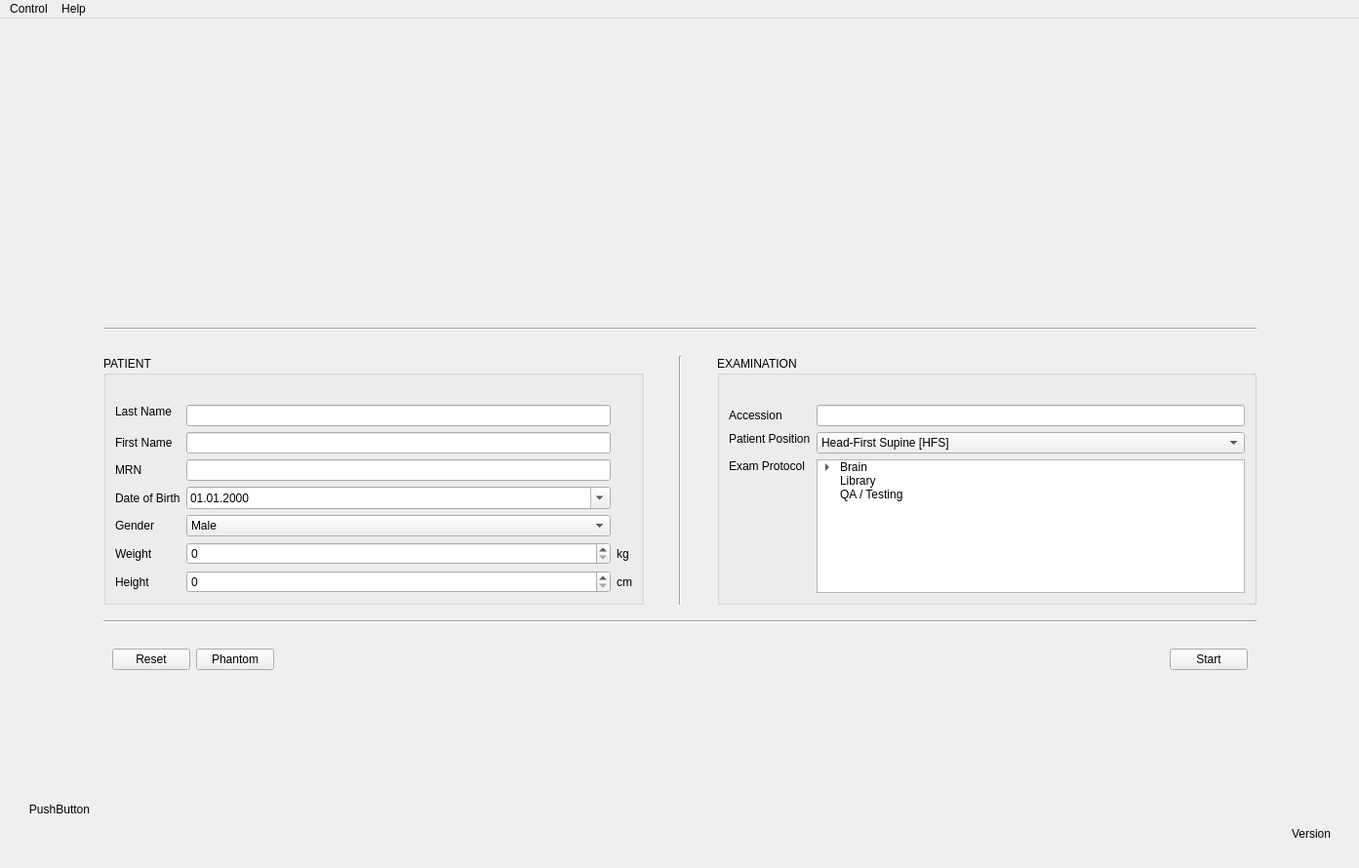
<?xml version="1.0" encoding="UTF-8"?>
<ui version="4.0">
 <class>MainWindow</class>
 <widget class="QMainWindow" name="MainWindow">
  <property name="geometry">
   <rect>
    <x>0</x>
    <y>0</y>
    <width>1393</width>
    <height>890</height>
   </rect>
  </property>
  <property name="windowTitle">
   <string>MainWindow</string>
  </property>
  <widget class="QWidget" name="centralwidget">
   <layout class="QVBoxLayout" name="verticalLayout_3">
    <item>
     <spacer name="verticalSpacer">
      <property name="orientation">
       <enum>Qt::Vertical</enum>
      </property>
      <property name="sizeHint" stdset="0">
       <size>
        <width>20</width>
        <height>250</height>
       </size>
      </property>
     </spacer>
    </item>
    <item>
     <layout class="QHBoxLayout" name="horizontalLayout_2">
      <item>
       <spacer name="horizontalSpacer">
        <property name="orientation">
         <enum>Qt::Horizontal</enum>
        </property>
        <property name="sizeHint" stdset="0">
         <size>
          <width>40</width>
          <height>20</height>
         </size>
        </property>
       </spacer>
      </item>
      <item>
       <widget class="QFrame" name="frame">
        <property name="frameShape">
         <enum>QFrame::NoFrame</enum>
        </property>
        <property name="frameShadow">
         <enum>QFrame::Plain</enum>
        </property>
        <property name="lineWidth">
         <number>0</number>
        </property>
        <layout class="QVBoxLayout" name="verticalLayout">
         <item>
          <layout class="QHBoxLayout" name="horizontalLayout">
           <item>
            <spacer name="horizontalSpacer_3">
             <property name="orientation">
              <enum>Qt::Horizontal</enum>
             </property>
             <property name="sizeHint" stdset="0">
              <size>
               <width>40</width>
               <height>20</height>
              </size>
             </property>
            </spacer>
           </item>
           <item>
            <widget class="QLabel" name="logoLabel">
             <property name="minimumSize">
              <size>
               <width>600</width>
               <height>144</height>
              </size>
             </property>
             <property name="maximumSize">
              <size>
               <width>600</width>
               <height>144</height>
              </size>
             </property>
             <property name="text">
              <string/>
             </property>
             <property name="pixmap">
              <pixmap>../assets/mri4all_logo.png</pixmap>
             </property>
             <property name="scaledContents">
              <bool>true</bool>
             </property>
            </widget>
           </item>
           <item>
            <spacer name="horizontalSpacer_4">
             <property name="orientation">
              <enum>Qt::Horizontal</enum>
             </property>
             <property name="sizeHint" stdset="0">
              <size>
               <width>40</width>
               <height>20</height>
              </size>
             </property>
            </spacer>
           </item>
          </layout>
         </item>
         <item>
          <spacer name="verticalSpacer_4">
           <property name="orientation">
            <enum>Qt::Vertical</enum>
           </property>
           <property name="sizeType">
            <enum>QSizePolicy::Fixed</enum>
           </property>
           <property name="sizeHint" stdset="0">
            <size>
             <width>20</width>
             <height>2</height>
            </size>
           </property>
          </spacer>
         </item>
         <item>
          <widget class="QFrame" name="frame_2">
           <property name="minimumSize">
            <size>
             <width>1200</width>
             <height>0</height>
            </size>
           </property>
           <property name="frameShape">
            <enum>QFrame::NoFrame</enum>
           </property>
           <property name="frameShadow">
            <enum>QFrame::Raised</enum>
           </property>
           <property name="lineWidth">
            <number>0</number>
           </property>
           <layout class="QVBoxLayout" name="verticalLayout_2">
            <item>
             <spacer name="verticalSpacer_3">
              <property name="orientation">
               <enum>Qt::Vertical</enum>
              </property>
              <property name="sizeType">
               <enum>QSizePolicy::Minimum</enum>
              </property>
              <property name="sizeHint" stdset="0">
               <size>
                <width>20</width>
                <height>50</height>
               </size>
              </property>
             </spacer>
            </item>
            <item>
             <widget class="Line" name="line_2">
              <property name="orientation">
               <enum>Qt::Horizontal</enum>
              </property>
             </widget>
            </item>
            <item>
             <layout class="QHBoxLayout" name="horizontalLayout_4">
              <property name="topMargin">
               <number>20</number>
              </property>
              <property name="bottomMargin">
               <number>10</number>
              </property>
              <item>
               <widget class="QGroupBox" name="patientGroupBox">
                <property name="sizePolicy">
                 <sizepolicy hsizetype="MinimumExpanding" vsizetype="Preferred">
                  <horstretch>0</horstretch>
                  <verstretch>0</verstretch>
                 </sizepolicy>
                </property>
                <property name="mouseTracking">
                 <bool>false</bool>
                </property>
                <property name="title">
                 <string>PATIENT</string>
                </property>
                <property name="alignment">
                 <set>Qt::AlignLeading|Qt::AlignLeft|Qt::AlignTop</set>
                </property>
                <property name="flat">
                 <bool>true</bool>
                </property>
                <layout class="QGridLayout" name="gridLayout">
                 <property name="topMargin">
                  <number>30</number>
                 </property>
                 <item row="4" column="0">
                  <widget class="QLabel" name="label_7">
                   <property name="text">
                    <string>Gender</string>
                   </property>
                  </widget>
                 </item>
                 <item row="5" column="3">
                  <widget class="QLabel" name="label_9">
                   <property name="text">
                    <string>kg</string>
                   </property>
                  </widget>
                 </item>
                 <item row="5" column="0">
                  <widget class="QLabel" name="label_8">
                   <property name="text">
                    <string>Weight</string>
                   </property>
                  </widget>
                 </item>
                 <item row="2" column="2">
                  <widget class="QLineEdit" name="lineEdit_3">
                   <property name="inputMask">
                    <string>NNNNNNNNNNNNNNNN</string>
                   </property>
                  </widget>
                 </item>
                 <item row="2" column="0">
                  <widget class="QLabel" name="label_5">
                   <property name="text">
                    <string>MRN</string>
                   </property>
                  </widget>
                 </item>
                 <item row="5" column="2">
                  <widget class="QSpinBox" name="spinBox">
                   <property name="maximum">
                    <number>800</number>
                   </property>
                  </widget>
                 </item>
                 <item row="4" column="2">
                  <widget class="QComboBox" name="comboBox_2">
                   <item>
                    <property name="text">
                     <string>Male</string>
                    </property>
                   </item>
                   <item>
                    <property name="text">
                     <string>Female</string>
                    </property>
                   </item>
                   <item>
                    <property name="text">
                     <string>Other</string>
                    </property>
                   </item>
                  </widget>
                 </item>
                 <item row="1" column="2">
                  <widget class="QLineEdit" name="lineEdit"/>
                 </item>
                 <item row="3" column="0">
                  <widget class="QLabel" name="label_6">
                   <property name="text">
                    <string>Date of Birth</string>
                   </property>
                  </widget>
                 </item>
                 <item row="0" column="0">
                  <widget class="QLabel" name="label_2">
                   <property name="text">
                    <string>Last Name</string>
                   </property>
                   <property name="alignment">
                    <set>Qt::AlignLeading|Qt::AlignLeft|Qt::AlignTop</set>
                   </property>
                  </widget>
                 </item>
                 <item row="3" column="2">
                  <widget class="QDateEdit" name="dobEdit">
                   <property name="displayFormat">
                    <string>dd.MM.yyyy</string>
                   </property>
                   <property name="calendarPopup">
                    <bool>true</bool>
                   </property>
                  </widget>
                 </item>
                 <item row="1" column="0">
                  <widget class="QLabel" name="label">
                   <property name="text">
                    <string>First Name</string>
                   </property>
                  </widget>
                 </item>
                 <item row="0" column="2">
                  <widget class="QLineEdit" name="lineEdit_2"/>
                 </item>
                 <item row="7" column="0">
                  <spacer name="verticalSpacer_6">
                   <property name="orientation">
                    <enum>Qt::Vertical</enum>
                   </property>
                   <property name="sizeHint" stdset="0">
                    <size>
                     <width>20</width>
                     <height>40</height>
                    </size>
                   </property>
                  </spacer>
                 </item>
                 <item row="6" column="0">
                  <widget class="QLabel" name="label_10">
                   <property name="text">
                    <string>Height</string>
                   </property>
                  </widget>
                 </item>
                 <item row="6" column="2">
                  <widget class="QSpinBox" name="spinBox_2">
                   <property name="maximum">
                    <number>300</number>
                   </property>
                  </widget>
                 </item>
                 <item row="6" column="3">
                  <widget class="QLabel" name="label_11">
                   <property name="text">
                    <string>cm</string>
                   </property>
                  </widget>
                 </item>
                </layout>
               </widget>
              </item>
              <item>
               <spacer name="horizontalSpacer_7">
                <property name="orientation">
                 <enum>Qt::Horizontal</enum>
                </property>
                <property name="sizeType">
                 <enum>QSizePolicy::Minimum</enum>
                </property>
                <property name="sizeHint" stdset="0">
                 <size>
                  <width>30</width>
                  <height>20</height>
                 </size>
                </property>
               </spacer>
              </item>
              <item>
               <widget class="Line" name="line_3">
                <property name="orientation">
                 <enum>Qt::Vertical</enum>
                </property>
               </widget>
              </item>
              <item>
               <spacer name="horizontalSpacer_6">
                <property name="orientation">
                 <enum>Qt::Horizontal</enum>
                </property>
                <property name="sizeType">
                 <enum>QSizePolicy::Minimum</enum>
                </property>
                <property name="sizeHint" stdset="0">
                 <size>
                  <width>30</width>
                  <height>20</height>
                 </size>
                </property>
               </spacer>
              </item>
              <item>
               <widget class="QGroupBox" name="examGroupBox">
                <property name="sizePolicy">
                 <sizepolicy hsizetype="MinimumExpanding" vsizetype="Preferred">
                  <horstretch>0</horstretch>
                  <verstretch>0</verstretch>
                 </sizepolicy>
                </property>
                <property name="title">
                 <string>EXAMINATION</string>
                </property>
                <property name="alignment">
                 <set>Qt::AlignLeading|Qt::AlignLeft|Qt::AlignTop</set>
                </property>
                <property name="flat">
                 <bool>true</bool>
                </property>
                <layout class="QGridLayout" name="gridLayout_2">
                 <property name="topMargin">
                  <number>30</number>
                 </property>
                 <item row="2" column="1">
                  <widget class="QTreeWidget" name="treeWidget">
                   <property name="showDropIndicator" stdset="0">
                    <bool>false</bool>
                   </property>
                   <property name="alternatingRowColors">
                    <bool>false</bool>
                   </property>
                   <property name="selectionBehavior">
                    <enum>QAbstractItemView::SelectItems</enum>
                   </property>
                   <property name="indentation">
                    <number>20</number>
                   </property>
                   <property name="rootIsDecorated">
                    <bool>true</bool>
                   </property>
                   <property name="uniformRowHeights">
                    <bool>false</bool>
                   </property>
                   <property name="itemsExpandable">
                    <bool>true</bool>
                   </property>
                   <property name="animated">
                    <bool>false</bool>
                   </property>
                   <property name="allColumnsShowFocus">
                    <bool>false</bool>
                   </property>
                   <property name="columnCount">
                    <number>1</number>
                   </property>
                   <attribute name="headerVisible">
                    <bool>false</bool>
                   </attribute>
                   <column>
                    <property name="text">
                     <string>1</string>
                    </property>
                   </column>
                   <item>
                    <property name="text">
                     <string>Brain</string>
                    </property>
                    <item>
                     <property name="text">
                      <string>Rapid</string>
                     </property>
                    </item>
                    <item>
                     <property name="text">
                      <string>Comprehensive</string>
                     </property>
                    </item>
                   </item>
                   <item>
                    <property name="text">
                     <string>Library</string>
                    </property>
                   </item>
                   <item>
                    <property name="text">
                     <string>QA / Testing</string>
                    </property>
                   </item>
                  </widget>
                 </item>
                 <item row="2" column="0">
                  <widget class="QLabel" name="label_4">
                   <property name="text">
                    <string>Exam Protocol</string>
                   </property>
                   <property name="alignment">
                    <set>Qt::AlignLeading|Qt::AlignLeft|Qt::AlignTop</set>
                   </property>
                  </widget>
                 </item>
                 <item row="1" column="0">
                  <widget class="QLabel" name="label_3">
                   <property name="text">
                    <string>Patient Position</string>
                   </property>
                   <property name="alignment">
                    <set>Qt::AlignLeading|Qt::AlignLeft|Qt::AlignTop</set>
                   </property>
                  </widget>
                 </item>
                 <item row="1" column="1">
                  <widget class="QComboBox" name="comboBox">
                   <item>
                    <property name="text">
                     <string>Head-First Supine [HFS]</string>
                    </property>
                   </item>
                   <item>
                    <property name="text">
                     <string>Head-First Prone [HFP]</string>
                    </property>
                   </item>
                   <item>
                    <property name="text">
                     <string>Head-First Decubitus Left [HFDL]</string>
                    </property>
                   </item>
                   <item>
                    <property name="text">
                     <string>Head-First Decubitus Right [HFDR]</string>
                    </property>
                   </item>
                   <item>
                    <property name="text">
                     <string>Feet-First Supine [FFS]</string>
                    </property>
                   </item>
                   <item>
                    <property name="text">
                     <string>Feet-First Prone [FFP]</string>
                    </property>
                   </item>
                   <item>
                    <property name="text">
                     <string>Feet-First Decubitus Left [FFDL]</string>
                    </property>
                   </item>
                   <item>
                    <property name="text">
                     <string>Feet-First Decubitus Right [FFDR]</string>
                    </property>
                   </item>
                  </widget>
                 </item>
                 <item row="0" column="0">
                  <widget class="QLabel" name="label_12">
                   <property name="text">
                    <string>Accession</string>
                   </property>
                  </widget>
                 </item>
                 <item row="0" column="1">
                  <widget class="QLineEdit" name="lineEdit_4">
                   <property name="inputMask">
                    <string>NNNNNNNNNNNNNNNN</string>
                   </property>
                  </widget>
                 </item>
                </layout>
               </widget>
              </item>
             </layout>
            </item>
            <item>
             <widget class="Line" name="line">
              <property name="orientation">
               <enum>Qt::Horizontal</enum>
              </property>
             </widget>
            </item>
            <item>
             <spacer name="verticalSpacer_5">
              <property name="orientation">
               <enum>Qt::Vertical</enum>
              </property>
              <property name="sizeType">
               <enum>QSizePolicy::Fixed</enum>
              </property>
              <property name="sizeHint" stdset="0">
               <size>
                <width>20</width>
                <height>20</height>
               </size>
              </property>
             </spacer>
            </item>
            <item>
             <layout class="QHBoxLayout" name="horizontalLayout_3">
              <property name="leftMargin">
               <number>9</number>
              </property>
              <property name="rightMargin">
               <number>9</number>
              </property>
              <item>
               <widget class="QPushButton" name="resetButton">
                <property name="text">
                 <string>Reset</string>
                </property>
               </widget>
              </item>
              <item>
               <widget class="QPushButton" name="phantomButton">
                <property name="minimumSize">
                 <size>
                  <width>0</width>
                  <height>0</height>
                 </size>
                </property>
                <property name="text">
                 <string>Phantom</string>
                </property>
                <property name="flat">
                 <bool>false</bool>
                </property>
               </widget>
              </item>
              <item>
               <spacer name="horizontalSpacer_5">
                <property name="orientation">
                 <enum>Qt::Horizontal</enum>
                </property>
                <property name="sizeHint" stdset="0">
                 <size>
                  <width>40</width>
                  <height>20</height>
                 </size>
                </property>
               </spacer>
              </item>
              <item>
               <widget class="QPushButton" name="registerButton">
                <property name="minimumSize">
                 <size>
                  <width>0</width>
                  <height>0</height>
                 </size>
                </property>
                <property name="maximumSize">
                 <size>
                  <width>16777215</width>
                  <height>16777215</height>
                 </size>
                </property>
                <property name="text">
                 <string>Start</string>
                </property>
                <property name="flat">
                 <bool>false</bool>
                </property>
               </widget>
              </item>
             </layout>
            </item>
           </layout>
          </widget>
         </item>
        </layout>
       </widget>
      </item>
      <item>
       <spacer name="horizontalSpacer_2">
        <property name="orientation">
         <enum>Qt::Horizontal</enum>
        </property>
        <property name="sizeHint" stdset="0">
         <size>
          <width>40</width>
          <height>20</height>
         </size>
        </property>
       </spacer>
      </item>
     </layout>
    </item>
    <item>
     <spacer name="verticalSpacer_2">
      <property name="orientation">
       <enum>Qt::Vertical</enum>
      </property>
      <property name="sizeHint" stdset="0">
       <size>
        <width>20</width>
        <height>249</height>
       </size>
      </property>
     </spacer>
    </item>
    <item>
     <widget class="QFrame" name="footerFrame">
      <property name="frameShape">
       <enum>QFrame::NoFrame</enum>
      </property>
      <property name="frameShadow">
       <enum>QFrame::Raised</enum>
      </property>
      <property name="lineWidth">
       <number>0</number>
      </property>
      <layout class="QHBoxLayout" name="horizontalLayout_5">
       <property name="leftMargin">
        <number>20</number>
       </property>
       <property name="topMargin">
        <number>0</number>
       </property>
       <property name="rightMargin">
        <number>20</number>
       </property>
       <property name="bottomMargin">
        <number>0</number>
       </property>
       <item>
        <widget class="QPushButton" name="powerButton">
         <property name="minimumSize">
          <size>
           <width>64</width>
           <height>64</height>
          </size>
         </property>
         <property name="maximumSize">
          <size>
           <width>64</width>
           <height>64</height>
          </size>
         </property>
         <property name="text">
          <string>PushButton</string>
         </property>
         <property name="flat">
          <bool>true</bool>
         </property>
        </widget>
       </item>
       <item>
        <widget class="QLabel" name="versionLabel">
         <property name="text">
          <string>Version</string>
         </property>
         <property name="alignment">
          <set>Qt::AlignBottom|Qt::AlignRight|Qt::AlignTrailing</set>
         </property>
         <property name="margin">
          <number>0</number>
         </property>
         <property name="indent">
          <number>0</number>
         </property>
        </widget>
       </item>
      </layout>
     </widget>
    </item>
   </layout>
  </widget>
  <widget class="QMenuBar" name="menubar">
   <property name="geometry">
    <rect>
     <x>0</x>
     <y>0</y>
     <width>1393</width>
     <height>22</height>
    </rect>
   </property>
   <widget class="QMenu" name="menuControl">
    <property name="title">
     <string>Control</string>
    </property>
    <addaction name="actionSystem_Status"/>
    <addaction name="actionLog_Viewer"/>
    <addaction name="separator"/>
    <addaction name="actionShutdown"/>
   </widget>
   <widget class="QMenu" name="menuHelp">
    <property name="title">
     <string>Help</string>
    </property>
    <addaction name="actionAbout"/>
   </widget>
   <addaction name="menuControl"/>
   <addaction name="menuHelp"/>
  </widget>
  <widget class="QStatusBar" name="statusbar">
   <property name="sizeGripEnabled">
    <bool>false</bool>
   </property>
  </widget>
  <action name="actionShutdown">
   <property name="text">
    <string>Shutdown...</string>
   </property>
  </action>
  <action name="actionSystem_Status">
   <property name="text">
    <string>System Status...</string>
   </property>
  </action>
  <action name="actionAbout">
   <property name="text">
    <string>About...</string>
   </property>
  </action>
  <action name="actionLog_Viewer">
   <property name="text">
    <string>Log Viewer...</string>
   </property>
  </action>
 </widget>
 <tabstops>
  <tabstop>lineEdit_2</tabstop>
  <tabstop>lineEdit</tabstop>
  <tabstop>lineEdit_3</tabstop>
  <tabstop>dobEdit</tabstop>
  <tabstop>comboBox_2</tabstop>
  <tabstop>spinBox</tabstop>
  <tabstop>spinBox_2</tabstop>
  <tabstop>comboBox</tabstop>
  <tabstop>treeWidget</tabstop>
  <tabstop>resetButton</tabstop>
  <tabstop>phantomButton</tabstop>
  <tabstop>registerButton</tabstop>
 </tabstops>
 <resources/>
 <connections/>
</ui>
